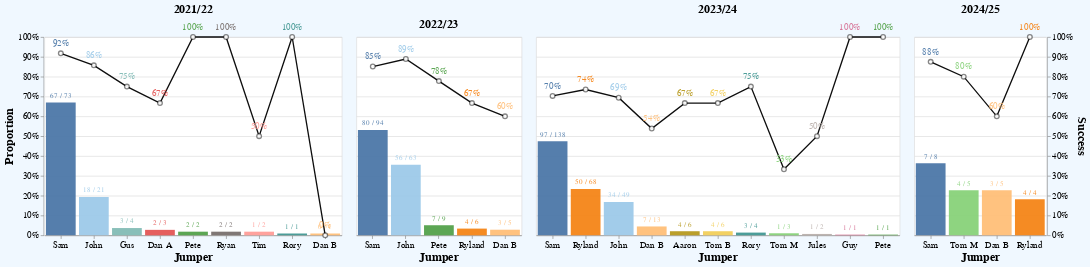

Here is the notebook cell this chart was saved with:
### Code cell
count_success_chart("Jumper", 1)
# count_success_chart("Hooker", 1, min=5)

### Figure 1 — Vega-Lite specification as saved in the notebook (floating-point values rounded to 4 significant figures; data arrays with more than 128 entries replaced by an {"elided": "..."} marker saying what was removed)
{"config": {"opacity": 0.7, "axis": {"font": "Helvetica Neue, Helvetica, Arial, sans-serif", "labelFontSize": 14, "titleFontSize": 18}, "header": {"font": "Helvetica Neue, Helvetica, Arial, sans-serif", "labelFontSize": 18, "titleFontSize": 20, "labelFontWeight": "bold", "orient": "left"}, "legend": {"font": "Helvetica Neue, Helvetica, Arial, sans-serif", "labelFontSize": 14, "titleFontSize": 12, "titlePadding": 5, "fillColor": "white", "strokeColor": "black", "padding": 10, "titleFontWeight": "lighter", "titleFontStyle": "italic", "titleColor": "gray"}, "title": {"font": "Helvetica Neue, Helvetica, Arial, sans-serif", "fontSize": 24, "fontWeight": "bold", "anchor": "middle", "align": "center", "titlePadding": 20, "subtitlePadding": 10, "subtitleFontWeight": "lighter", "subtitleFontSize": 12, "subtitleColor": "gray", "subtitleFontStyle": "italic"}, "axisX": {"labelAngle": 0}, "facet": {"title": null, "header": {"title": null}, "font": "Helvetica Neue, Helvetica, Arial, sans-serif", "align": {"row": "each", "column": "all"}}, "resolve": {"scale": {"y": "independent", "facet": "independent"}}, "background": "aliceblue"}, "data": {"name": "data-34bc16b82a6304930289971ac7469db0"}, "facet": {"field": "Season", "header": null}, "spec": {"layer": [{"layer": [{"mark": {"type": "bar", "opacity": 0.8}, "params": [{"name": "selectJumper", "select": {"type": "point", "fields": ["Jumper"], "on": "click"}}]}, {"mark": {"type": "text", "align": "center", "baseline": "bottom", "dy": -5}, "encoding": {"text": {"field": "SuccessText", "type": "nominal"}}}], "encoding": {"y": {"axis": {"format": ".0%", "orient": "left", "tickCount": 10}, "field": "Proportion", "type": "quantitative"}}}, {"layer": [{"mark": {"type": "line", "opacity": 0.5, "point": {"fill": "white", "filled": false, "size": 50, "strokeOpacity": 0.5}}, "encoding": {"color": {"value": "black"}}}, {"mark": {"type": "text", "fontSize": 14, "yOffset": -15}, "encoding": {"text": {"field": "Success", "format": ".0%"}}}], "encoding": {"y": {"axis": {"format": ".0%", "orient": "right", "tickCount": 10}, "field": "Success", "type": "quantitative"}}}], "encoding": {"color": {"field": "Jumper", "legend": null, "type": "nominal", "scale": {"scheme": "tableau20"}, "sort": {"field": "Total", "order": "descending"}}, "opacity": {"condition": {"param": "selectJumper", "value": 0.95}, "value": 0.1}, "tooltip": [{"field": "Jumper", "type": "nominal"}, {"field": "Success", "format": ".0%", "type": "quantitative"}, {"field": "Total", "type": "quantitative"}, {"field": "Proportion", "format": ".0%", "type": "quantitative"}], "x": {"field": "Jumper", "type": "nominal", "sort": {"field": "sortcol", "order": "descending"}}}, "height": 300, "view": {"fill": "white"}, "width": {"step": 50}}, "resolve": {"scale": {"color": "shared", "x": "independent", "y": "shared"}}, "transform": [{"joinaggregate": [{"op": "count", "field": "Won", "as": "Total"}], "groupby": ["Season", "Jumper"]}, {"joinaggregate": [{"op": "count", "field": "Won", "as": "SeasonTotal"}], "groupby": ["Season"]}, {"aggregate": [{"op": "mean", "field": "Won", "as": "Success"}], "groupby": ["Season", "Total", "SeasonTotal", "Jumper"]}, {"calculate": "datum.Total/datum.SeasonTotal", "as": "Proportion"}, {"calculate": "round(datum.Success*datum.Total) + ' / ' + datum.Total", "as": "SuccessText"}, {"filter": "datum.Total >= 1"}, {"calculate": "datum.Total + datum.Success", "as": "sortcol"}], "$schema": "https://vega.github.io/schema/vega-lite/v5.17.0.json", "datasets": {"data-34bc16b82a6304930289971ac7469db0": {"elided": "599 records"}}}
